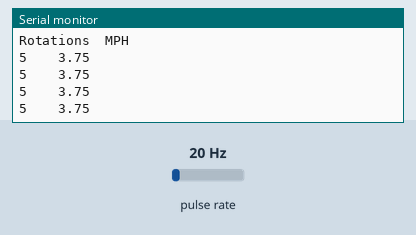
Recording of a sketch running on a simulated Arduino Uno, built with avr-gcc and run on an emulated ATmega328P. Shown: the last lines printed to the serial monitor. Wiring (inferred from the names in the program): pulse sensor: data pin 3. The inputs (shaded band) are chosen by the test bench; at power-on: pulse rate 20 Hz.

Above: at 1.2 s.
1.3 s: pulse rate (sensor on pin 3) set to 4 Hz
At 1.68 s:
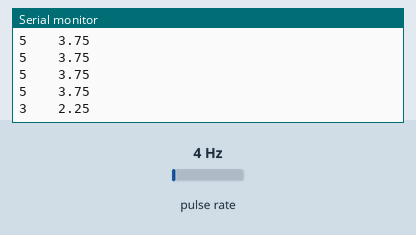
2.8 s: pulse rate (sensor on pin 3) set to 50 Hz
At 2.94 s:
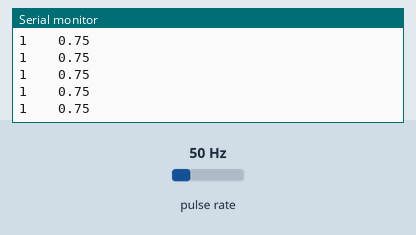
Timing chart, 0 to 5.8 s (numbered marks = the images above; inputs shaded):
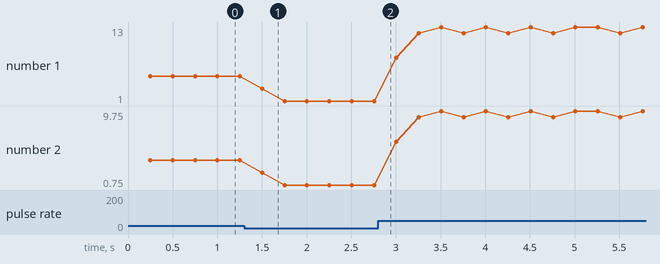

The sketch:

Wind_Speed_Test.ino
```cpp
#include <math.h>

#define WindSensorPin (3) // The pin location of the anemometer sensor

volatile unsigned long Rotations; // cup rotation counter used in interrupt routine
volatile unsigned long ContactBounceTime; // Timer to avoid contact bounce in interrupt routine

float WindSpeed; // speed miles per hour

void setup() {
Serial.begin(9600);

pinMode(WindSensorPin, INPUT);
attachInterrupt(digitalPinToInterrupt(WindSensorPin), rotation, FALLING);

Serial.println("Davis Wind Speed Test");
Serial.println("Rotations\tMPH");
}

void loop() {

Rotations = 0; // Set Rotations count to 0 ready for calculations

sei(); // Enables interrupts
delay (250); // Wait 3 seconds to average
cli(); // Disable interrupts

// convert to mp/h using the formula V=P(2.25/T)
// V = P(2.25/3) = P * 0.75

WindSpeed = Rotations * 0.75;

Serial.print(Rotations); Serial.print("\t\t");
Serial.println(WindSpeed);


}

// This is the function that the interrupt calls to increment the rotation count
void rotation () {

if ((millis() - ContactBounceTime) > 15 ) { // debounce the switch contact.
Rotations++;
ContactBounceTime = millis();
}

}
```

Measured:
- after the input at 1.3 s, the serial monitor: prints a new line after 0.20 s (image 1)
- plotted number 1: 5 → 1 after the input at 1.3 s, 1 → 13 after the input at 2.8 s
- plotted number 2: 3.75 → 0.75 after the input at 1.3 s, 0.75 → 9.75 after the input at 2.8 s
